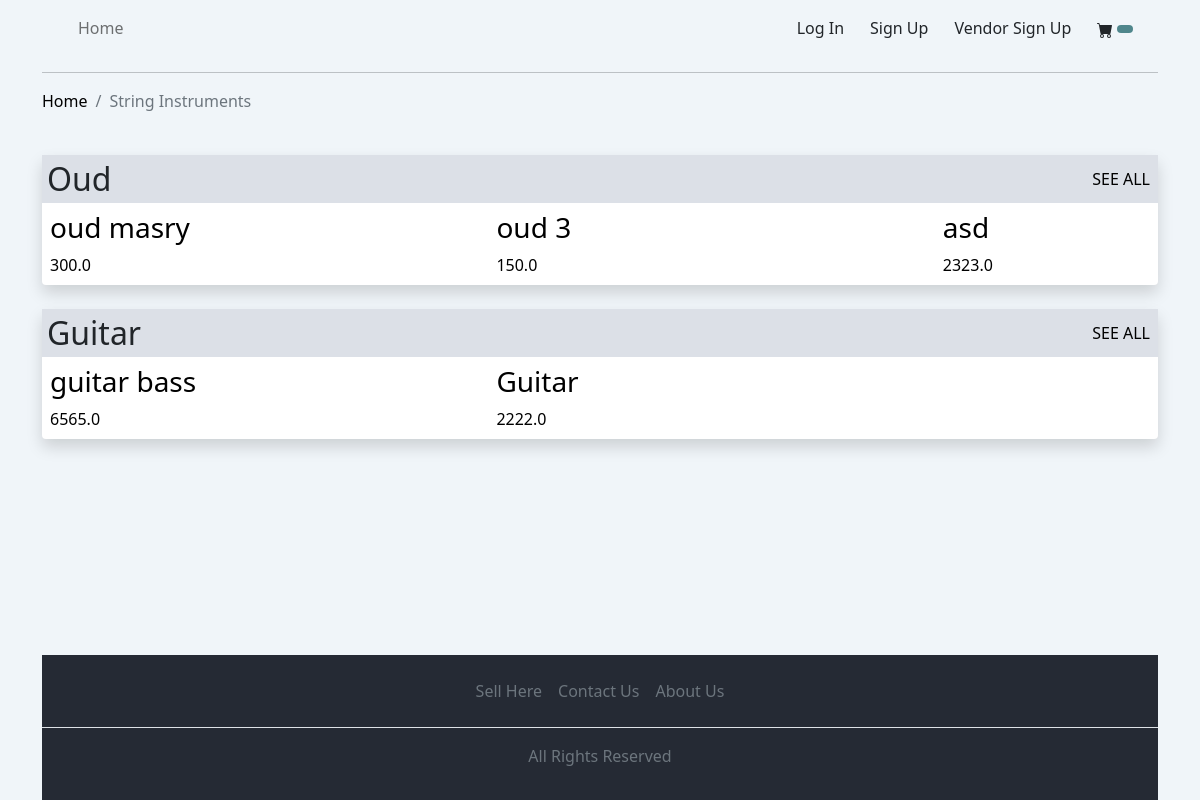
/inst/String Instruments/, run on an earlier commit of the app's database.
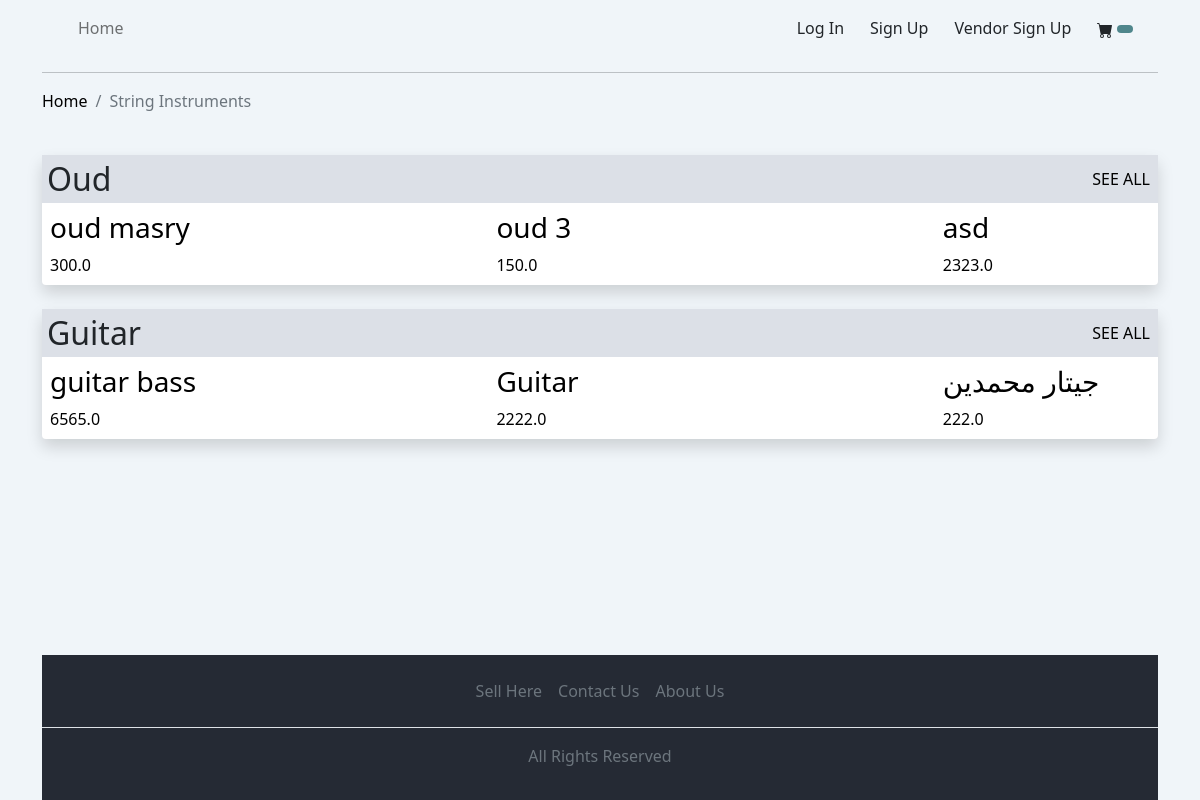
And on a later commit of the database.
### store/models.py (models this page shows, shortened)
class SubCategory(models.Model):
    name = models.CharField(max_length=200)
    category = models.ForeignKey(Category,on_delete=models.CASCADE,null=True)
    BannerImage = models.ImageField(null=True,blank=True)

class Product(models.Model):
    category = models.ForeignKey(Category,on_delete=models.CASCADE,null=True)
    subCategory = ChainedForeignKey(SubCategory,'category','category',False,True)
    name = models.CharField(max_length=200)
    slug = models.SlugField(max_length=200,null=True,blank=True,allow_unicode=True)
    price = models.FloatField()
    image = models.ImageField(null=True,blank=True)
    image2 = models.ImageField(null=True,blank=True)
    image3 = models.ImageField(null=True,blank=True)
    image4 = models.ImageField(null=True,blank=True)
    image5 = models.ImageField(null=True,blank=True)
    vendor = models.ForeignKey(Vendor,null=True,on_delete=models.CASCADE)
    activate = models.BooleanField(default=True,null=True)
    @property
    def imageURL(self):
        try:
            url = self.image.url
        except:
            url = ''
        return url

### store/views.py (the view)
# urls.py: path('inst/<str:pk>/',views.instrumentView,name='instruments'),
def instrumentView(request,pk):
    subs=Category.objects.get(name=pk)
    subCats=SubCategory.objects.all().filter(category__name=subs)
    products= Product.objects.filter(category__name=subs)
    context = {'subCats':subCats,'products':products,'subs':subs}
    return render(request,'store/instruments.html',context)

### store/models.py (called while the page is built)
    def __str__(self):
        return self.name

    @property
    def imageURL_banner(self):
        try:
            url = self.BannerImage.url
        except:
            url = ''
        return url

### store/templates/store/instruments.html (shortened to what this page needs)
{% extends 'store/base.html' %}
{% load static %}
{% block content %}
<nav aria-label="breadcrumb">
    <ol class="breadcrumb">
        <li class="breadcrumb-item"><a href="{% url 'home' %}">Home</a></li>
        <li class="breadcrumb-item active" aria-current="page">{{subs}}</li>
    </ol>
</nav>
{% for subCat in subCats %}
<div class="shadow mb-4 bg-body rounded scroll">
    <div>
        <div class="d-flex justify-content-between align-items-center" style="background-color: #dce0e7;">
        <h2 class="text-center">{{subCat.name}}</h2>
        <a class="p-2" href="{% url 'subCategory' subCat.name %}">SEE ALL</a>
        </div>
    </div>
    <div class="d-flex of align-items-stretch">
        {% for product in products %}
            {% if product.subCategory == subCat %}
            <div class="p-2 itm d-flex align-items-end" >
                <a class="d-flex flex-column" href="{% url 'product' product.slug %}">
                    <h3>{{product.name}}</h3>
                    <div>{{product.price}}</div>
                </a>
            </div>
            {% endif %}
        {% endfor %}
    </div>
</div>
{% endfor %}
{% endblock content %}

What changed in the data, as far as the page shows it:
added Product: name "جيتار محمدين", price "222.0", shown under SubCategory "Guitar"
